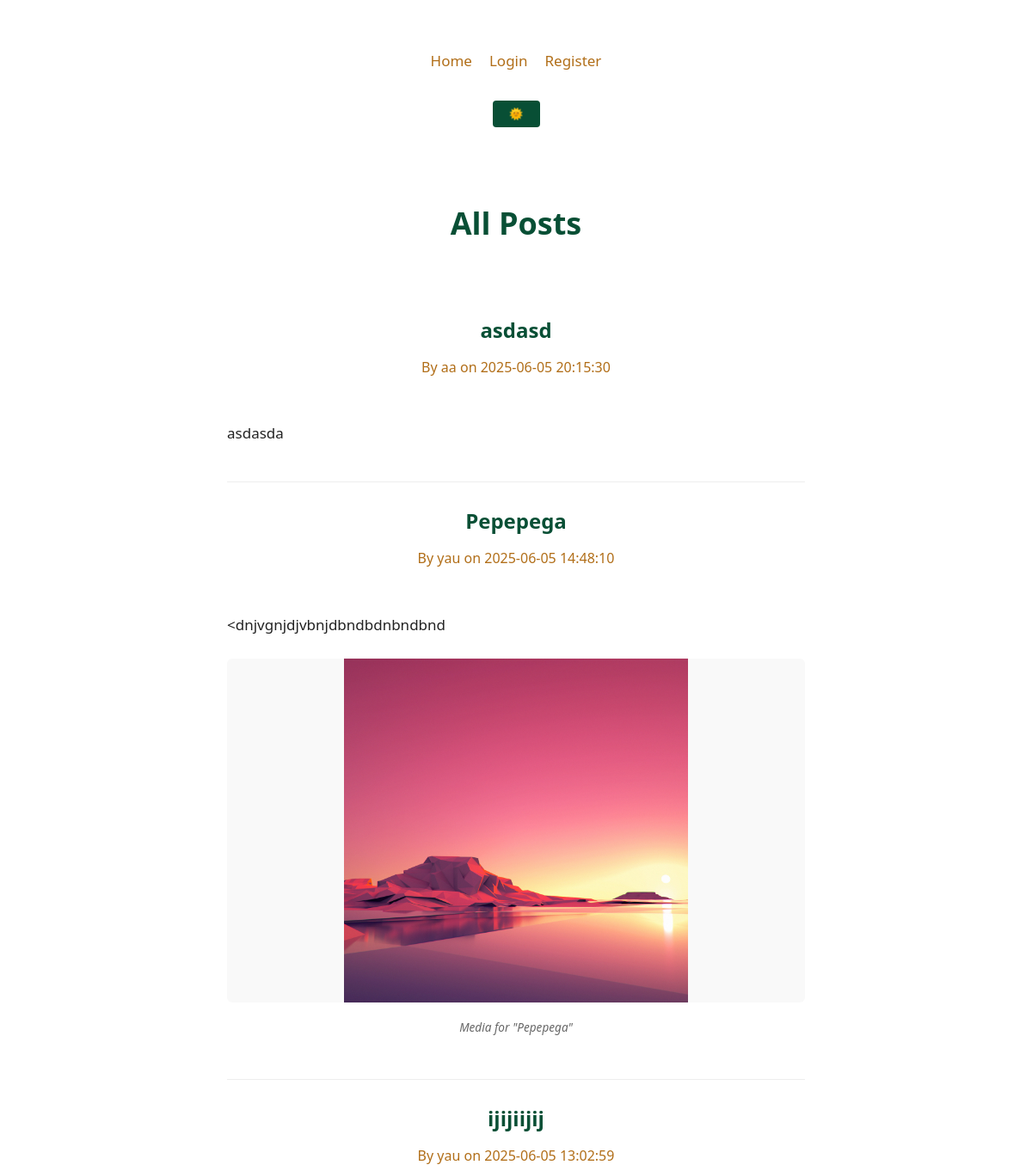
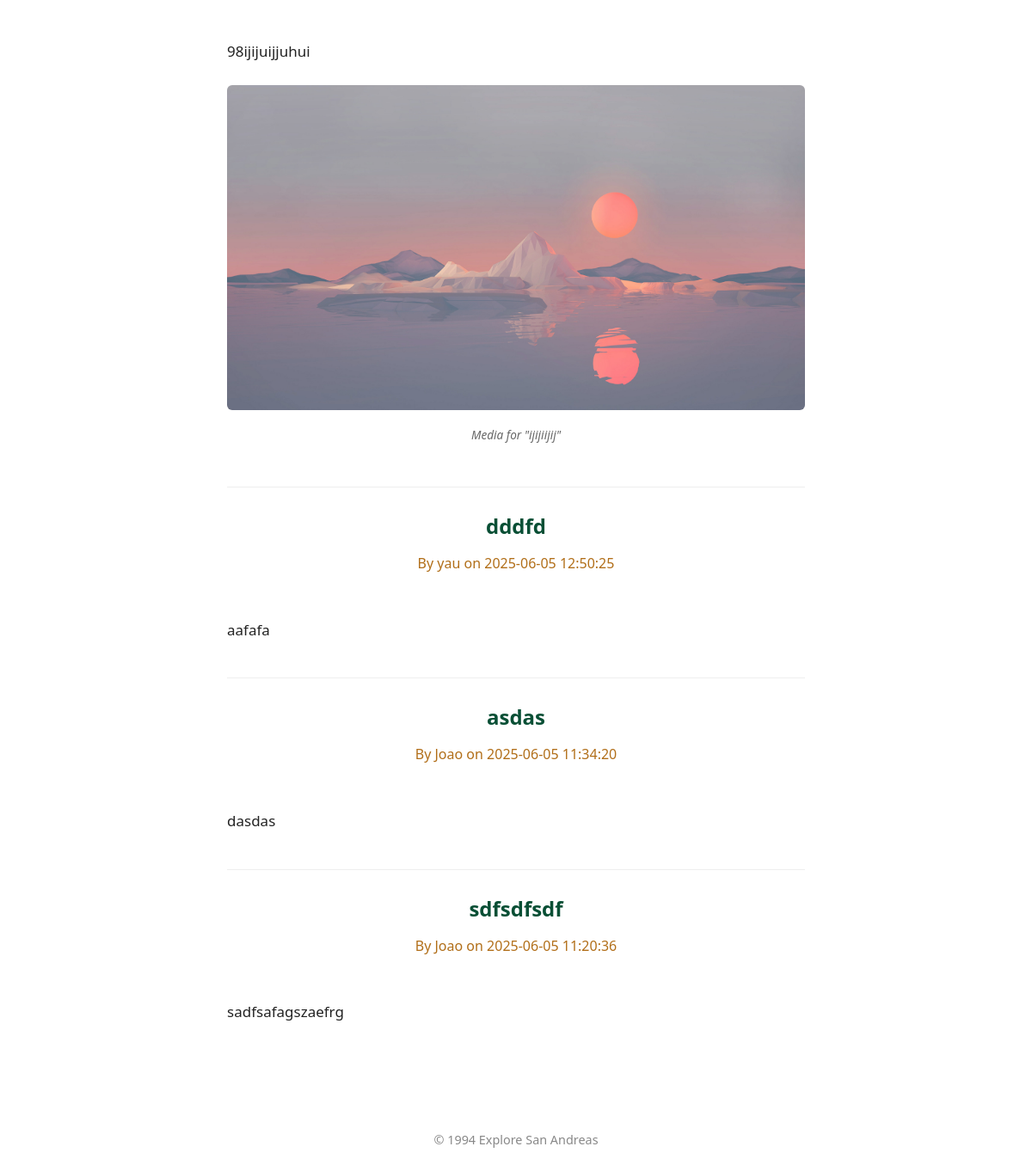
The page / on the database its author committed (2 pictures, top to bottom).
### tables this page shows
CREATE TABLE post (
    id INTEGER PRIMARY KEY AUTOINCREMENT,
    author_id INTEGER NOT NULL,
    created TIMESTAMP NOT NULL DEFAULT CURRENT_TIMESTAMP,
    title TEXT NOT NULL,
    body TEXT NOT NULL,
    media_filename TEXT,
    media_type TEXT,
    FOREIGN KEY (author_id) REFERENCES user (id)
);

CREATE TABLE user (
    id INTEGER PRIMARY KEY AUTOINCREMENT,
    username TEXT UNIQUE NOT NULL,
    password TEXT NOT NULL
);

### app/blog.py (the view)
@bp.route("/")
def index():
    db = get_db()
    posts = db.execute(
        "SELECT p.id, title, body, created, author_id, username, media_filename, media_type"
        " FROM post p JOIN user u ON p.author_id = u.id"
        " ORDER BY created DESC"
    ).fetchall()
    return render_template("blog/index.html", posts=posts)

### app/auth.py (called while the page is built)
@bp.before_app_request
def load_logged_in_user():
    user_id = session.get('user_id')
    if user_id is None:
        g.user = None
    else:
        g.user = get_db().execute(
            'SELECT * FROM user WHERE id = ?', (user_id,)
        ).fetchone()

### app/db.py (called while the page is built)
def get_db():
    if 'db' not in g:
        g.db = sqlite3.connect(
            current_app.config['DATABASE'],
            detect_types = sqlite3.PARSE_DECLTYPES
        )
        g.db.row_factory = sqlite3.Row
    return g.db

### app/templates/blog/index.html (shortened to what this page needs)
{% extends 'base.html' %}
{% block header %}
  <header>
    <h1>All Posts</h1>
  </header>
{% endblock %}
{% block content %}
  {% if posts %}
    <section aria-label="Blog posts">
      {% for post in posts %}
        <article>
          <header>
            <h2>{{ post['title'] }}</a></h2>
            <p>By {{ post['username'] }} on {{ post['created'] }}</p>
          </header>
          <p>{{ post['body']|truncate(200) }}</p>
          {% if post['media_filename'] %}
            <figure>
              {% if post['media_type'] == 'image' %}
                <img src="{{ url_for('static', filename='uploads/' ~ post['media_filename']) }}"
                     alt="Image for post {{ post['title'] }}">
              {% elif post['media_type'] == 'video' %}
                <video controls width="300">
                  <source src="{{ url_for('static', filename='uploads/' ~ post['media_filename']) }}">
                  Your browser does not support the video tag.
                </video>
              {% endif %}
              <figcaption>Media for "{{ post['title'] }}"</figcaption>
            </figure>
          {% endif %}
        </article>
      {% endfor %}
    </section>
  {% else %}
    <p>No posts yet.</p>
  {% endif %}
{% endblock %}

### app/templates/base.html (shortened to what this page needs)
<!DOCTYPE html>
<html lang="en">
<head>
  <link rel="stylesheet" href="{{ url_for('static', filename='styles/styles.css') }}" />
</head>
<body>
  <header>
    <nav aria-label="Main navigation">
      <ul>
        <li><a href="{{ url_for('blog.index') }}">Home</a></li>
        {% if g.user %}
        <li><a href="{{ url_for('auth.logout') }}">Logout</a></li>
        <li><a href="{{ url_for('blog.create') }}">New Post</a></li>
        {% else %}
        <li><a href="{{ url_for('auth.login') }}">Login</a></li>
        <li><a href="{{ url_for('auth.register') }}">Register</a></li>
        {% endif %}
      </ul>
    </nav>
    <br>
    <button id="idBtnDarkToggle">🌞</button>
  </header>
  <main>
    {% block header %}{% endblock %}
    {% block content %}{% endblock %}
  </main>
  <footer class="copyright">
    <p>© 1994 Explore San Andreas</p>
  </footer>
</body>
</html>

### app/static/styles/styles.css (style rules this page uses)
*, *::before, *::after { margin: 0; padding: 0; box-sizing: border-box; }
body { font-family: system-ui, -apple-system, "Segoe UI", Roboto, sans-serif; font-size: 17px; line-height: 1.75; color: #222; background-color: #fff; padding: 2rem; transition: background-color 0.3s ease, color 0.3s ease; }
main { max-width: 720px; margin: 0 auto; padding: 2rem 1.5rem; }
header { text-align: center; margin-bottom: 3rem; }
header h1 { font-size: 2.25rem; font-weight: 600; color: #084f35; }
header p { font-size: 1rem; color: #b16e18; margin-top: 0.5rem; }
nav ul { list-style: none; display: flex; justify-content: center; flex-wrap: wrap; gap: 1.25rem; margin-top: 1.5rem; }
a { text-decoration: none; color: #b16e18; font-weight: 500; transition: color 0.2s ease; }
article { background-color: #fff; border-bottom: 1px solid #eee; padding: 1.5rem 0; }
article:last-of-type { border-bottom: none; }
article h2 { font-size: 1.5rem; font-weight: 600; color: #084f35; margin-bottom: 0.4rem; }
article p { margin-bottom: 1rem; line-height: 1.8; }
figure { margin: 1.5rem 0; }
figure img, figure video { width: 100%; max-height: 400px; object-fit: contain; border-radius: 6px; background-color: #f9f9f9; }
figcaption { font-size: 0.85rem; color: #666; text-align: center; margin-top: 0.5rem; font-style: italic; }
input[type="submit"], button { background-color: #084f35; color: #fff; padding: 0.5rem 1.2rem; border: none; border-radius: 4px; font-weight: 500; cursor: pointer; transition: background-color 0.2s ease; }
.copyright { text-align: center; margin-top: 3rem; font-size: 0.9rem; color: #888; }

### rows shown on the page
post: title "asdasd", username "aa", created "2025-06-05 20:15:30", body "asdasda"
post: title "Pepepega", username "yau", created "2025-06-05 14:48:10", body "<dnjvgnjdjvbnjdbndbdnbndbnd", media_filename (picture)
post: title "ijijiijij", username "yau", created "2025-06-05 13:02:59", body "98ijijuijjuhui", media_filename (picture)
post: title "dddfd", username "yau", created "2025-06-05 12:50:25", body "aafafa"
post: title "asdas", username "Joao", created "2025-06-05 11:34:20", body "dasdas"
post: title "sdfsdfsdf", username "Joao", created "2025-06-05 11:20:36", body "sadfsafagszaefrg"
